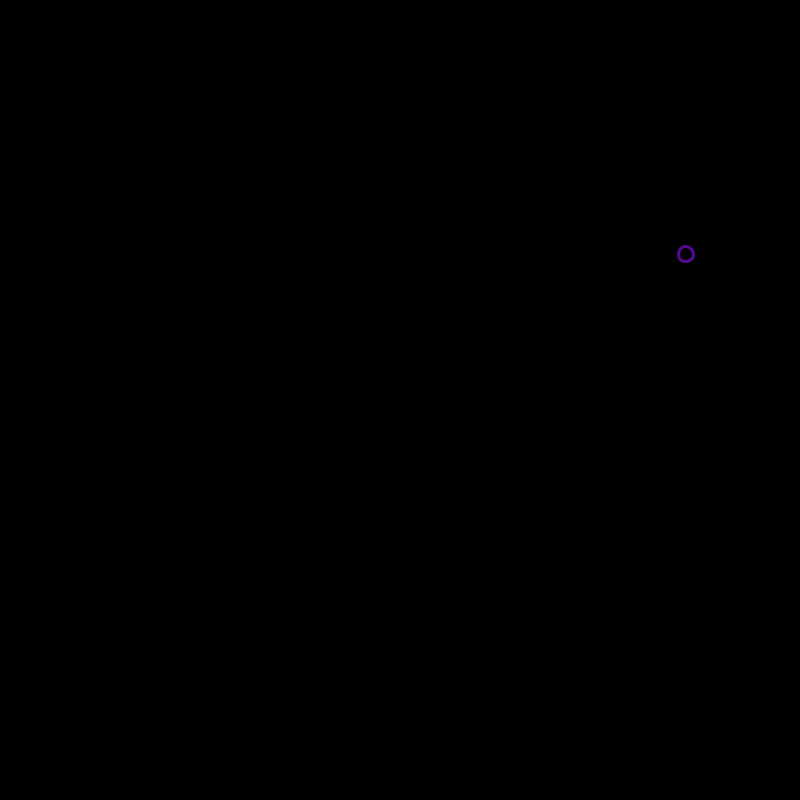
Frame 1 (no input)
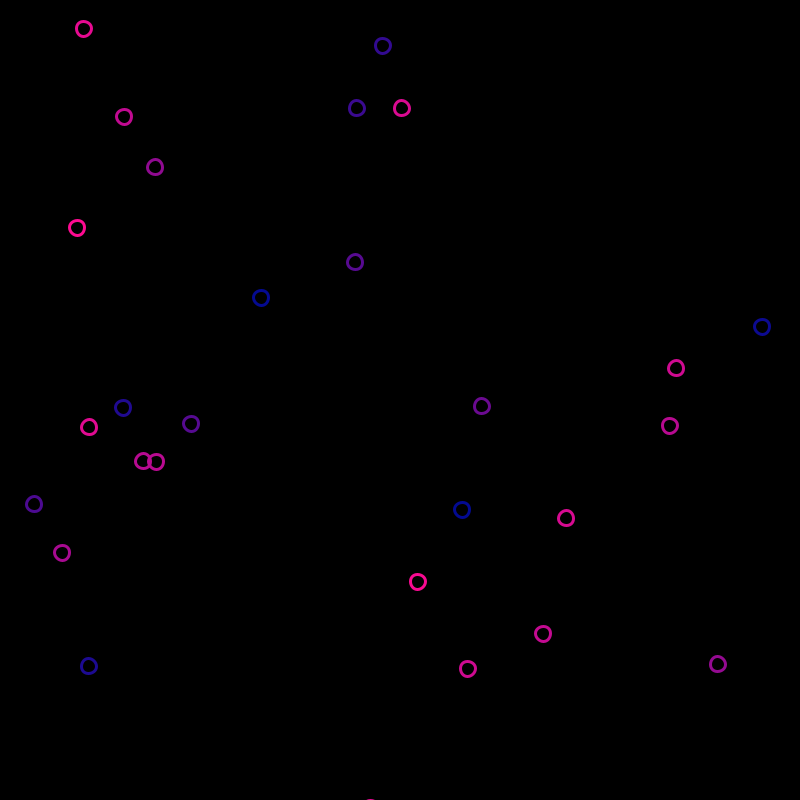
Frame 60 (the mouse pressed at the canvas centre just before this capture)
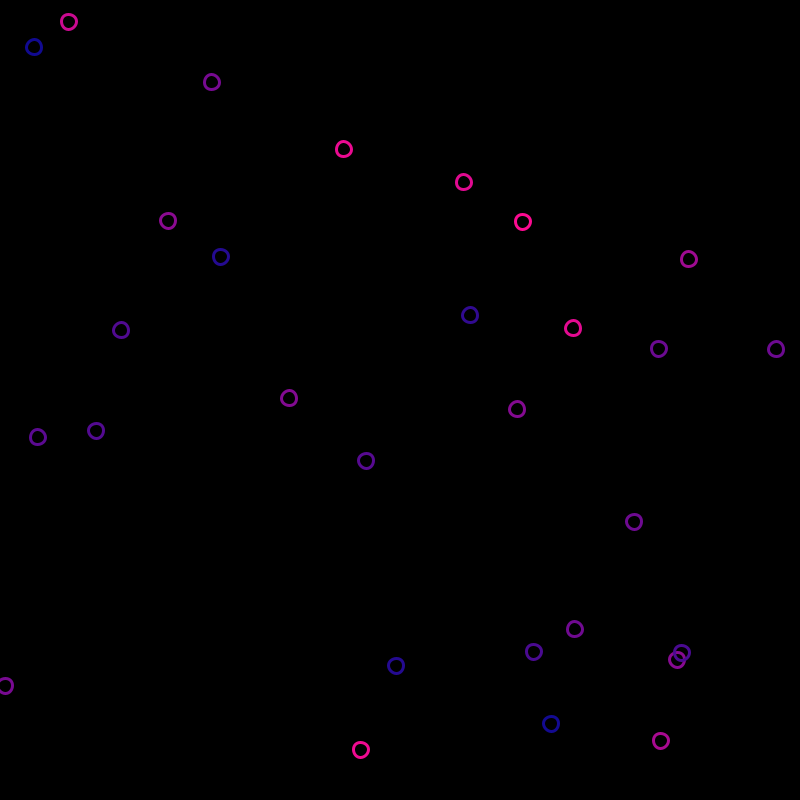
Frame 120 (the mouse held since frame 60 and released just before this capture)

The Processing sketch that drew these frames (run headless with seeded random() and noise(); from frame 60 on, the mouse is pressed at the canvas centre):

// Processing sketch: processing_77943
// ── processing_77943.pde

class Particle
{
 float x,y,vx,vy,age;
  Particle()
{
  x= random(width);
  y = random(height);
  age = 0;
  vx = random(-5,5);
  vy = random(-5,5);
}

void update()
{
 x+=vx;
 y+=vy; 
  age++;
  
  
}
  
  void display()
  {
    ellipse(x,y,15,15);
    stroke(random(0,255),10,145);
    strokeWeight(3);
  }
  
}


ArrayList parts;
void setup()
{
  size(800,800);
  
  parts = new ArrayList();
  for(int i = 0; i < 1; i++)
  {
   parts.add(new Particle()); 
  }
  
}


void draw()
{
  background(0);
  noFill();
  parts.add(new Particle());
  for(int i = 0; i < parts.size();i++)
  {
   Particle p = (Particle) parts.get(i);
   p.update();
   p.display();
    if(p.age > 30)
    {
      parts.remove(i);
    }
  }
  
  
}
